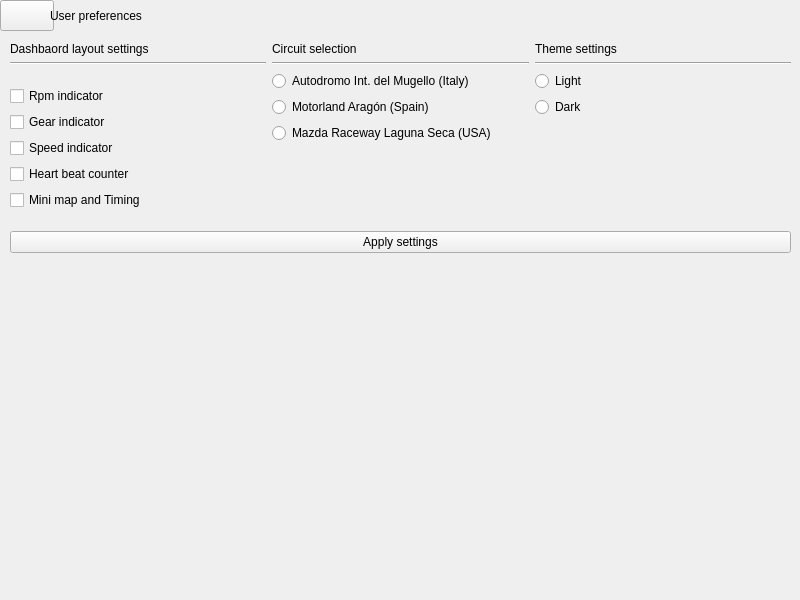
<?xml version="1.0" encoding="UTF-8"?>
<ui version="4.0">
 <class>SettingsWindow</class>
 <widget class="QMainWindow" name="SettingsWindow">
  <property name="geometry">
   <rect>
    <x>0</x>
    <y>0</y>
    <width>800</width>
    <height>600</height>
   </rect>
  </property>
  <property name="windowTitle">
   <string>MainWindow</string>
  </property>
  <widget class="QWidget" name="centralwidget">
   <widget class="QPushButton" name="leftTabButton">
    <property name="geometry">
     <rect>
      <x>0</x>
      <y>0</y>
      <width>54</width>
      <height>31</height>
     </rect>
    </property>
    <property name="text">
     <string/>
    </property>
   </widget>
   <widget class="QLabel" name="title">
    <property name="geometry">
     <rect>
      <x>50</x>
      <y>0</y>
      <width>701</width>
      <height>31</height>
     </rect>
    </property>
    <property name="styleSheet">
     <string notr="true"/>
    </property>
    <property name="text">
     <string>User preferences</string>
    </property>
   </widget>
   <widget class="QWidget" name="layoutWidget">
    <property name="geometry">
     <rect>
      <x>10</x>
      <y>42</y>
      <width>781</width>
      <height>211</height>
     </rect>
    </property>
    <layout class="QVBoxLayout" name="verticalLayout_10">
     <item>
      <layout class="QHBoxLayout" name="horizontalLayout">
       <item>
        <layout class="QVBoxLayout" name="verticalLayout_2">
         <item>
          <widget class="QLabel" name="label">
           <property name="text">
            <string>Dashbaord layout settings</string>
           </property>
          </widget>
         </item>
         <item>
          <widget class="Line" name="line">
           <property name="orientation">
            <enum>Qt::Horizontal</enum>
           </property>
          </widget>
         </item>
        </layout>
       </item>
       <item>
        <layout class="QVBoxLayout" name="verticalLayout_3">
         <item>
          <widget class="QLabel" name="label_3">
           <property name="text">
            <string>Circuit selection</string>
           </property>
          </widget>
         </item>
         <item>
          <widget class="Line" name="line_3">
           <property name="orientation">
            <enum>Qt::Horizontal</enum>
           </property>
          </widget>
         </item>
        </layout>
       </item>
       <item>
        <layout class="QVBoxLayout" name="verticalLayout_4">
         <item>
          <widget class="QLabel" name="label_2">
           <property name="text">
            <string>Theme settings</string>
           </property>
          </widget>
         </item>
         <item>
          <widget class="Line" name="line_2">
           <property name="orientation">
            <enum>Qt::Horizontal</enum>
           </property>
          </widget>
         </item>
        </layout>
       </item>
      </layout>
     </item>
     <item>
      <layout class="QHBoxLayout" name="horizontalLayout_2">
       <item>
        <layout class="QVBoxLayout" name="verticalLayout_5">
         <item>
          <layout class="QVBoxLayout" name="verticalLayout">
           <item>
            <widget class="QCheckBox" name="rpmCheckBox">
             <property name="text">
              <string>Rpm indicator</string>
             </property>
             <property name="checked">
              <bool>false</bool>
             </property>
            </widget>
           </item>
           <item>
            <widget class="QCheckBox" name="gearCheckBox">
             <property name="text">
              <string>Gear indicator</string>
             </property>
             <property name="checked">
              <bool>false</bool>
             </property>
            </widget>
           </item>
           <item>
            <widget class="QCheckBox" name="speedCheckBox">
             <property name="text">
              <string>Speed indicator</string>
             </property>
             <property name="checked">
              <bool>false</bool>
             </property>
            </widget>
           </item>
           <item>
            <widget class="QCheckBox" name="bpmCheckBox">
             <property name="text">
              <string>Heart beat counter</string>
             </property>
            </widget>
           </item>
           <item>
            <widget class="QCheckBox" name="gpsCheckBox">
             <property name="text">
              <string>Mini map and Timing</string>
             </property>
            </widget>
           </item>
          </layout>
         </item>
        </layout>
       </item>
       <item>
        <layout class="QVBoxLayout" name="verticalLayout_7">
         <item>
          <layout class="QVBoxLayout" name="verticalLayout_6">
           <item>
            <widget class="QRadioButton" name="mugelloCircuitButton">
             <property name="text">
              <string>Autodromo Int. del Mugello (Italy)</string>
             </property>
             <attribute name="buttonGroup">
              <string notr="true">buttonGroup</string>
             </attribute>
            </widget>
           </item>
           <item>
            <widget class="QRadioButton" name="aragonCircuitButton">
             <property name="text">
              <string>Motorland Aragón (Spain)</string>
             </property>
             <attribute name="buttonGroup">
              <string notr="true">buttonGroup</string>
             </attribute>
            </widget>
           </item>
           <item>
            <widget class="QRadioButton" name="lagunasecaCircuitButton">
             <property name="text">
              <string>Mazda Raceway Laguna Seca (USA)</string>
             </property>
             <attribute name="buttonGroup">
              <string notr="true">buttonGroup</string>
             </attribute>
            </widget>
           </item>
           <item>
            <spacer name="verticalSpacer_3">
             <property name="orientation">
              <enum>Qt::Vertical</enum>
             </property>
             <property name="sizeHint" stdset="0">
              <size>
               <width>20</width>
               <height>40</height>
              </size>
             </property>
            </spacer>
           </item>
          </layout>
         </item>
        </layout>
       </item>
       <item>
        <layout class="QVBoxLayout" name="verticalLayout_8">
         <item>
          <layout class="QVBoxLayout" name="verticalLayout_9">
           <item>
            <widget class="QRadioButton" name="lightThemeButton">
             <property name="text">
              <string>Light</string>
             </property>
             <attribute name="buttonGroup">
              <string notr="true">buttonGroup_2</string>
             </attribute>
            </widget>
           </item>
           <item>
            <widget class="QRadioButton" name="darkThemeButton">
             <property name="text">
              <string>Dark</string>
             </property>
             <attribute name="buttonGroup">
              <string notr="true">buttonGroup_2</string>
             </attribute>
            </widget>
           </item>
           <item>
            <spacer name="verticalSpacer_2">
             <property name="orientation">
              <enum>Qt::Vertical</enum>
             </property>
             <property name="sizeHint" stdset="0">
              <size>
               <width>20</width>
               <height>40</height>
              </size>
             </property>
            </spacer>
           </item>
          </layout>
         </item>
        </layout>
       </item>
      </layout>
     </item>
     <item>
      <widget class="QPushButton" name="updateSettingsButton">
       <property name="text">
        <string>Apply settings</string>
       </property>
      </widget>
     </item>
    </layout>
   </widget>
  </widget>
 </widget>
 <resources/>
 <connections/>
 <buttongroups>
  <buttongroup name="buttonGroup"/>
  <buttongroup name="buttonGroup_2"/>
 </buttongroups>
</ui>
